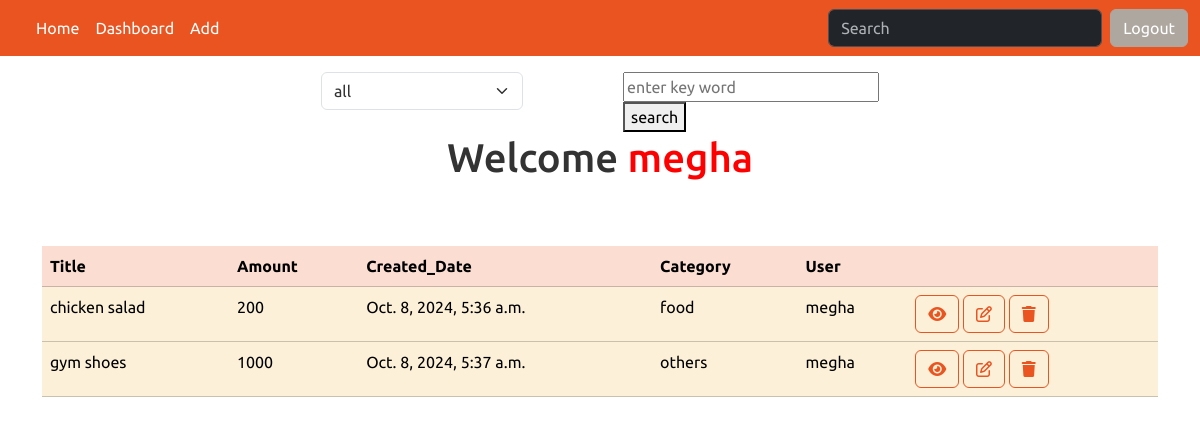
The page /expense/all/ (signed in) on the database its author committed.
### budget/models.py (models this page shows, shortened)
class Expense(models.Model):
    title=models.CharField(max_length=200)
    amount=models.PositiveBigIntegerField()
    created_date=models.DateTimeField(auto_now_add=True)
    category_choices=(
        ("food","food"),
        ("travel","travel"),
        ("health","health"),
        ("others","others")
    )
    category=models.CharField(max_length=200,choices=category_choices,default="others")
    user=models.ForeignKey(User,on_delete=models.CASCADE)

### budget/views.py (the view)
# urls.py: path('expense/all/',views.ExpenseListView.as_view(),name='expense-list'),
@method_decorator(decs,name="dispatch")
class ExpenseListView(View):
    def get(self,request,*args,**kwargs):
        search_text=request.GET.get("search_text")
        selected_category=request.GET.get("category","all")
        if selected_category == "all":
            qs=Expense.objects.filter(user=request.user)
        else:
            qs=Expense.objects.filter(category=selected_category,user=request.user)
        if search_text!=None:
            qs=Expense.objects.filter(user=request.user)
            qs=qs.filter(Q(title__icontains=search_text))   #icontains---search caseinsesitive)
        return render(request,"expense_list.html",{"expenses":qs,"selected":selected_category})

### budget/templates/expense_list.html (shortened to what this page needs)
{%extends 'base.html'%}
{%block main_block%}
<div class="container my-3">
    <div class="w-50 mx-auto d-flex justify-content-between">
        <form action="" style="width: 50%;height: 30px;">
            <select name="category" id="" class="form-select" onchange="this.form.submit()">
                <option value="all" {%if selected == 'all' %} selected {%endif%}>all</option>
            </select>
        </form>
        <form action="" style="width: 70%; height: 30px;padding-left: 100px;">
                <input type="text" placeholder="enter key word" name="search_text">
                <button type="submit">search</button>
        </form>
    </div>
</div>
<h1 class="text-center p-3">Welcome <span style="color:red">{{request.user}}</span></h1>
<div class="container mt-5">
    <div class="row">
        <div class="col-12">
            <table class="table table-stripped">
                <tr class="table-primary">
                    <th>Title</th>
                    <th>Amount</th>
                    <th>Created_Date</th>
                    <th>Category</th>
                    <th>User</th>
                    <th></th>
                </tr>
                {%for ex in expenses %}
                    <tr class="table-warning">
                        <td>{{ex.title}}</td>
                        <td>{{ex.amount}}</td>
                        <td>{{ex.created_date}}</td>
                        <td>{{ex.category}}</td>
                        <td>{{ex.user}}</td>
                        <td>
                            <a href="{%url 'expense-detail' ex.id%}" class="btn btn-outline-primary"><i class="fa-solid fa-eye"></i></a>
                            <a href="{%url 'expense-update' ex.id%}" class="btn btn-outline-primary"><i class="fa-regular fa-pen-to-square"></i></a>
                            <a href="{%url 'expense-delete' ex.id%}" class="btn btn-outline-primary"><i class="fa-solid fa-trash"></i></a>
                        </td>
                    </tr>
                {%endfor%}
            </table>
        </div>
    </div>
</div>
{%endblock%}

### rows shown on the page
Expense: title "chicken salad", amount "200", created_date "Oct. 8, 2024, 5:36 a.m.", category "food", user "megha"
Expense: title "gym shoes", amount "1000", created_date "Oct. 8, 2024, 5:37 a.m.", category "others", user "megha"

### other values the page prints
{{ request.user }} "megha"
